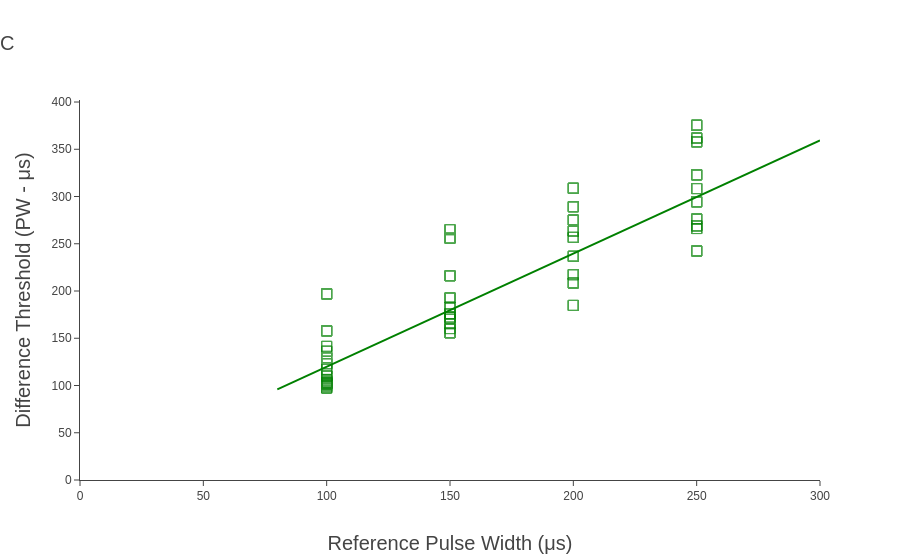

Write notebook code for a chart like this one.
### Markdown cell above
### Pulse Width/Charge

### Code cell
filters = {'discrimination':True, 'varparamsID': 3, 'cs': False, 'subjectID':3 }
df1 = filter_data(df, filters)
df1.head()
fig = jnd_fig(df1,'ref_pw')
fig.update_layout(yaxis={'title': "Difference Threshold (PW - μs)", 'rangemode': 'tozero'},
                 xaxis={'title': "Reference Pulse Width (μs)"},
                 showlegend=False,
                 title='C',
                 title_font_size=20)
fig.update_traces(marker={'color':'green','size':10,'symbol':'square-open'})
fig.write_image("Nov_Images/fig5c.svg")
iplot(fig)
fig5c = go.FigureWidget(fig)
